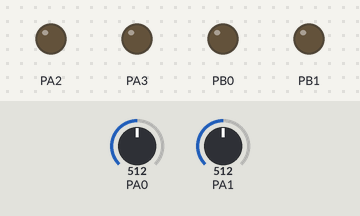
Bench run of a program on a simulated ATtiny24, built with avr-gcc and emulated at 1 MHz. Parts: output pins drawn as LEDs (lit = HIGH). The inputs (shaded band) are chosen by the test bench; at power-on: PA0 = 512, PA1 = 512. Sleep ends after the set time or at an interrupt. At 3.6 s the program stops and its outputs stay as they are.

Above: at 1.2 s.
1.3 s: PA0 set to 900
At 2.3 s:
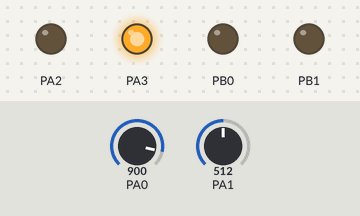
Timing chart, 0 to 5.1 s (numbered marks = the images above; inputs shaded):
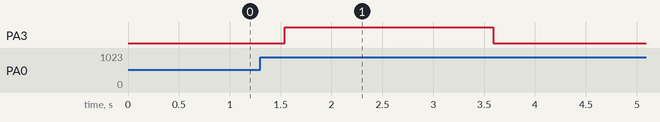

Measured:
- after the input at 1.3 s, PA3: LOW → HIGH after 0.24 s, → LOW 2.1 s later

The program:

main.c
```c
/*
 * main.c
 *
 *  Created on: May 18, 2012
 *      Author: kevin
 */

#include <avr/io.h>
#include <util/delay.h>
#include <stdbool.h>
#include <avr/wdt.h>
#include <avr/sleep.h>
#include <avr/interrupt.h>

// Voltage Constants
#define V_MOTOR_OK 			910	// ~16.00
#define V_MOTOR_LOW 		852 // ~15.0V
#define V_MOTOR_OFF 		50
#define V_LOGIC_OK 			950	// ~4.00V
#define V_LOGIC_LOW 		887	// ~3.70


#define TURN_OFF_THRESHOLD 8

#define adc_complete !(ADCSRA & (1 << ADSC))
#define adc_start_conversion() { ADCSRA |= (1 << ADSC); }

#define power_off() PORTB |= (1<<PB2)
#define power_on() PORTB &= ~(1<<PB2);

#define led_all_off() { PORTB &= ~(0x03); PORTA &= ~(0x0C); }
#define led_3v7_ok_on() PORTA |= (1<<PA2)
#define led_3v7_low_on() PORTA |= (1<<PA3)
#define led_14v8_ok_on() PORTB |= (1<<PB1)
#define led_14v8_low_on() PORTB |= (1<<PB0)

// Disable Watchdog
// http://www.nongnu.org/avr-libc/user-manual/group__avr__watchdog.html
void get_mcusr(void) \
  __attribute__((naked)) \
  __attribute__((section(".init3")));
void get_mcusr(void)
{
  MCUSR = 0;
  wdt_disable();
}

typedef union{
	uint8_t b;
	struct{
		unsigned :2;
		unsigned v_motor_off: 1;
		unsigned v_motor_ok: 1;
		unsigned v_motor_low: 1;
		unsigned v_logic_ok: 1;
		unsigned v_logic_low: 1;
		unsigned turn_off: 1;
	};
} adc_data;

static inline void sleep_wdt();
static inline adc_data read_adc();
static inline void sleep_forever();

uint8_t turn_off_counter;
uint16_t adc_result;

void main(void){
	// PA2: 3.3V OK
	// PA3: 3.3V LOW
	// PB0: 14.8V OK
	// PB1: 14.8V LOW
	DDRA |= (1<<PA3) | (1<<PA2);
	DDRB |= (1<<PB1) | (1<<PB0);
	// PB2: FET
	DDRB |= (1<<PB2);
	power_on();
	// reset turn off counter
	turn_off_counter = 0;

	while(1){
		adc_data data = read_adc();
		led_all_off();
		if(data.turn_off){
			turn_off_counter++;
			if(turn_off_counter >= TURN_OFF_THRESHOLD){
				power_off();
				sleep_forever();
			}
		}
		else{
			turn_off_counter = 0;
		}
		// Motor LEDs
		if(data.v_motor_ok){
			led_14v8_ok_on();
		}
		else if(data.v_motor_low){
			led_14v8_low_on();
		}
		// Logic LEDs
		if(data.v_logic_ok){
			led_3v7_ok_on();
		}
		else if(data.v_logic_low){
			led_3v7_low_on();
		}
		// Sleep
		sleep_wdt();	// sleep using the watchdog timer
	}
}

static inline adc_data read_adc(){
	adc_data data;
	data.b = 0;
	//Set Sleep Mode
	set_sleep_mode(SLEEP_MODE_ADC);
	// PA0:  4.2V    3:1 Voltage Divider
	// PA1: 16.8V 15.7:1 Voltage Divider
	// Setup ADC
	ADMUX = (1<<REFS1);										// 1.1V Reference; PA0
	ADCSRA = (1<<ADEN) | (1<<ADSC) | (1<<ADPS2)| (1<<ADIE);	// ADC enabled; Prescaler: 16; start dummy conversion; interrupt enabled
	sei();			// enable interrupts
	sleep_mode();	// sleep until end of conversion
	// Measure Logic Voltage
	adc_start_conversion();
	sei();			// enable interrupts
	sleep_mode();	// sleep until end of conversion
	if(adc_result >= V_LOGIC_OK){
		data.v_logic_ok = true;
	}
	else if(adc_result >= V_LOGIC_LOW){
		data.v_logic_low = true;
	}
	else{
		data.turn_off = true;
		return data;
	}
	// Measure Motor Voltage
	ADMUX |= (1<<MUX0);	//PA1
	adc_start_conversion();
	sei();			// enable interrupts
	sleep_mode();	// sleep until end of conversion
	if(adc_result >= V_MOTOR_OK){
		data.v_motor_ok = true;
	}
	else if(adc_result >= V_MOTOR_LOW){
		data.v_motor_low = true;
	}
	else if(adc_result > V_MOTOR_OFF){
		data.turn_off = true;
	}
	else{
		data.v_motor_off = true;
	}
	// Turn ADC off
	ADCSRA = 0x00;
	return data;
}

ISR(ADC_vect){
	cli();				// disable interrupts
	adc_result = ADCW;	// save adc result
}

static inline void sleep_wdt(){
	wdt_reset();								// reset watch dog
	WDTCSR |= (1<<WDCE) | (1<<WDE);				// enable watchdog change
	WDTCSR = (1<<WDIE) | (1<<WDP2) | (1<<WDP0);	// set watchdog
	sei();
	set_sleep_mode(SLEEP_MODE_PWR_DOWN);		// set deep sleep mode
	sleep_mode();

}

static inline void sleep_forever(){
	// Disable GPIOs
	DDRA = 0x00;
	PORTA = 0x00;
	DDRB = 0x00;
	PORTB = 0x00;
	// go to sleep
	cli();
	set_sleep_mode(SLEEP_MODE_PWR_DOWN);
	sleep_mode();
}

ISR(WDT_vect)	// watchdog interrupt
{
	cli();
	wdt_disable();	// only call this once
	sei();
}
```
